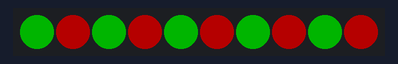
This program was run on a simulated Raspberry Pi (BCM pin numbers). Shown: 10 RGB LEDs in strip order, left to right. Dim RGB values are drawn brighter than linear.

Above: at 2.1 s.
At 2.6 s:
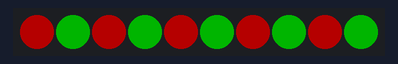

Measured:
- what the display in image 0 shows lasts 0.5 s, from 2.0 s to 2.5 s

The program:

color_calibration.py
```python
import board
import neopixel

from time import sleep

LED_STRIP_LENGTH = 10
BRIGHTNESS = .25

RED = (0, 255, 0)
GREEN = (255, 0, 0)

pixels = neopixel.NeoPixel(
    board.D18, LED_STRIP_LENGTH, brightness=BRIGHTNESS)
pixels.fill((0, 0, 0))
sleep(2)

color1 = RED
color2 = GREEN

while(True):
	for i in range(LED_STRIP_LENGTH):
		if i % 2 == 0:
			pixels[i] = color1
		else:
			pixels[i] = color2
	pixels.show()
	sleep(.5)
	color1 = RED if color1 == GREEN else GREEN
	color2 = GREEN if color2 == RED else RED
```
